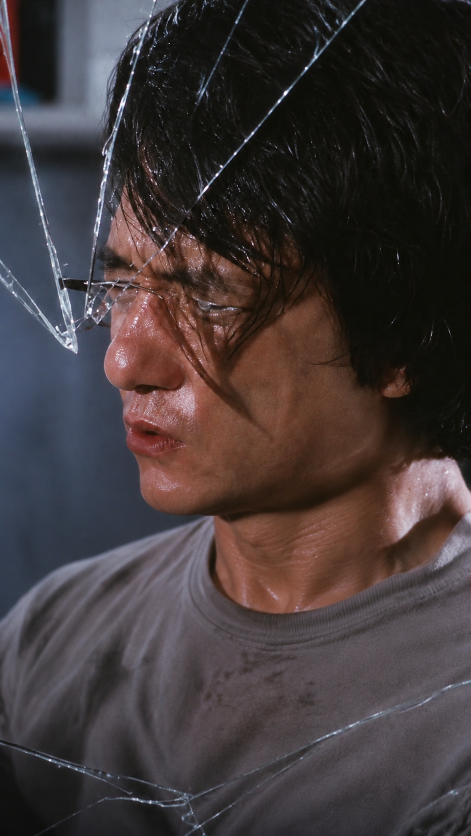
#> input picture out/miniatures-gabarits-2026-11-14/fonds/19.png, 941 x 1672 px (shown at 1/2 size)
$ python -i miniatures_hpb.py   (imports and definitions only)
#> lines starting #> are read from the running program, lines starting #| are printed output that depends on the picture; after the words box and inside, x2 and y2 are one past the last pixel; in counts of white or black regions, pixels touching at a corner belong together
# Miniatures HPB v4 : fichiers séparés de la vidéo. Logo HPB validé (lettres évidées) seul en haut à droite,
# titre dans un des cinq styles de STYLES, choisi par dossier.
# Usage, depuis la racine du dépôt :
#   python miniatures_hpb.py            -> toutes les miniatures + planche
#   python miniatures_hpb.py 31 43      -> seulement ces dossiers
# Les fonds sont de vraies images (plans d'ouverture sans titre), rangées dans assets/miniatures-v2/fonds/.
# Rien n'est généré par IA : recadrage, étalonnage et texte seulement.
import math
import sys
from pathlib import Path

import numpy as np
from PIL import Image, ImageDraw, ImageFont, ImageEnhance, ImageFilter, ImageChops

ROOT = Path(__file__).resolve().parent
FONDS = ROOT / 'assets/miniatures-v2/fonds'
SORTIE = ROOT / 'out/miniatures-v4'  # v2 (contour) et v3 (plaques bleues partout) restent dans leurs dossiers
LOGO = ROOT / 'identite/histoires-pas-banales/logos/symbole-couleur.png'
LOGO_VALIDE = ROOT / 'identite/histoires-pas-banales/logos/hpb-reference-propre-v1.png'
# x, y, largeur, hauteur. Descendu à y = 234 le 14 novembre 2026 (demande de Marc) : le jaune commence à la rangée
# 262, dans la zone que garde la grille 3:4 du profil TikTok (rangées 240 à 1680).
BOITE_LOGO = (800, 234, 240, 240)
POPPINS = ROOT / 'assets/fonts/Poppins-ExtraBold.ttf'
IMPACT = Path('C:/Windows/Fonts/impact.ttf')
BEBAS = ROOT / 'assets/fonts/BebasNeue-Regular.ttf'
ARIAL_BLACK = Path('C:/Windows/Fonts/ariblk.ttf')
FRANKLIN = Path('C:/Windows/Fonts/framd.ttf')
SEGOE_BLACK = Path('C:/Windows/Fonts/seguibl.ttf')
# Polices libres (Google Fonts, licence OFL dans assets/fonts/licences), choisies le 14 novembre 2026 parce qu'elles
# collent le mieux aux lettres des maquettes, qui ont été dessinées par ImageGen et ne sortent d'aucune vraie police.
GOLDMAN = ROOT / 'assets/fonts/Goldman-Bold.ttf'
RUSSO = ROOT / 'assets/fonts/RussoOne-Regular.ttf'
SQUADA = ROOT / 'assets/fonts/SquadaOne-Regular.ttf'
EPAULES_900 = (ROOT / 'assets/fonts/BigShouldersDisplay-Variable.ttf', 900)
EPAULES_800 = (ROOT / 'assets/fonts/BigShouldersDisplay-Variable.ttf', 800)
MONTSERRAT_900 = (ROOT / 'assets/fonts/Montserrat-Variable.ttf', 900)

L, H = 1080, 1920
ENCRE, JAUNE, PAPIER, CORAIL = '#12151C', '#FFE24A', '#F7F3E9', '#FF624E'
BLANC = '#FFFFFF'
PENTE = 0.20          # inclinaison des plaques et de l'italique
MARGE_G = 64          # bord gauche du bloc titre (au pied de la dernière ligne)
LARGEUR_MAX = 955     # largeur maximale d'une ligne, plaque comprise
# TikTok recadre la grille du profil en 3:4 : seules les lignes 240 à 1680 restent visibles.
HAUT_BANDEAU = 262
BAS_TITRE = 1440


def rgb(c, a=255):
    c = c.lstrip('#')
    return tuple(int(c[i:i + 2], 16) for i in (0, 2, 4)) + (a,)


# [23 lines left out: functions police, fond_portrait, not called in this run]


def preparer_fond(src, zoom=1.0, centre=(0.5, 0.5), miroir=False, contraste=1.14, saturation=1.28,
                  luminosite=1.0, voile_bas=0.78, voile_haut=0.45, portrait=None, vignette=True):
#> called with zoom = 1, centre = (0.5, 0.5), miroir = False, contraste = 1.14, saturation = 1.28, luminosite = 1, voile_bas = 0.78, voile_haut = 0.45
    im = Image.open(src).convert('RGB')
#> im is the input picture: PIL image 941x1672 RGB; mean R, G, B 65.8, 56.9, 57.9
    if portrait:
        im = fond_portrait(im, **portrait)
    if miroir:
        im = im.transpose(Image.Transpose.FLIP_LEFT_RIGHT)
    # Remplir 1080x1920 puis zoomer autour du point d'intérêt.
    e = max(L / im.width, H / im.height) * zoom
    im = im.resize((round(im.width * e), round(im.height * e)), Image.Resampling.LANCZOS)
#> im: PIL image 1081x1920 RGB
    x = min(max(round(im.width * centre[0] - L / 2), 0), im.width - L)
    y = min(max(round(im.height * centre[1] - H / 2), 0), im.height - H)
    im = im.crop((x, y, x + L, y + H))
#> im: PIL image 1080x1920 RGB
    im = ImageEnhance.Contrast(im).enhance(contraste)
    im = ImageEnhance.Color(im).enhance(saturation)
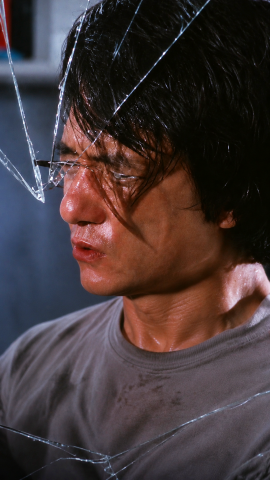
#> im: PIL image 1080x1920 RGB (shown at 1/4 size); mean R, G, B 67.6, 54.8, 56.1
    im = ImageEnhance.Brightness(im).enhance(luminosite)
    im = im.filter(ImageFilter.UnsharpMask(radius=2.2, percent=70, threshold=2))
    # Voiles encre : en haut pour le bandeau, en bas pour le titre. Le sujet reste clair au milieu.
    masque = Image.new('L', (1, H))
    for yy in range(H):
        haut = max(0.0, 1 - yy / 520) ** 1.6 * voile_haut
        bas = max(0.0, (yy - 820) / (H - 820)) ** 1.25 * voile_bas
        masque.putpixel((0, yy), round(255 * min(1.0, haut + bas)))
    masque = masque.resize((L, H))
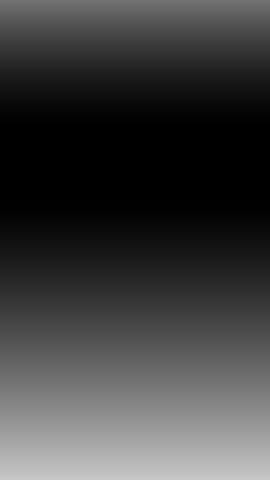
#> masque: PIL image 1080x1920 L (shown at 1/4 size); min 0, max 199, mean 62.6
    im.paste(Image.new('RGB', (L, H), ENCRE), (0, 0), masque)
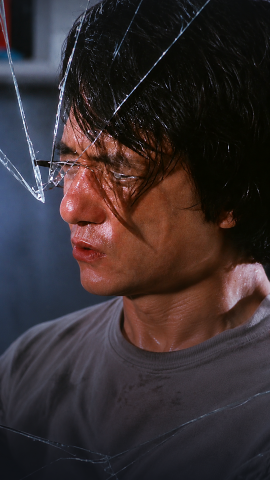
#> im: PIL image 1080x1920 RGB (shown at 1/4 size); mean R, G, B 55.2, 45.3, 47.3
    # Vignette légère.
    v = Image.new('L', (L, H), 0)
#> v: PIL image 1080x1920 L; every value is 0
    ImageDraw.Draw(v).ellipse((-260, -200, L + 260, H + 200), fill=255)
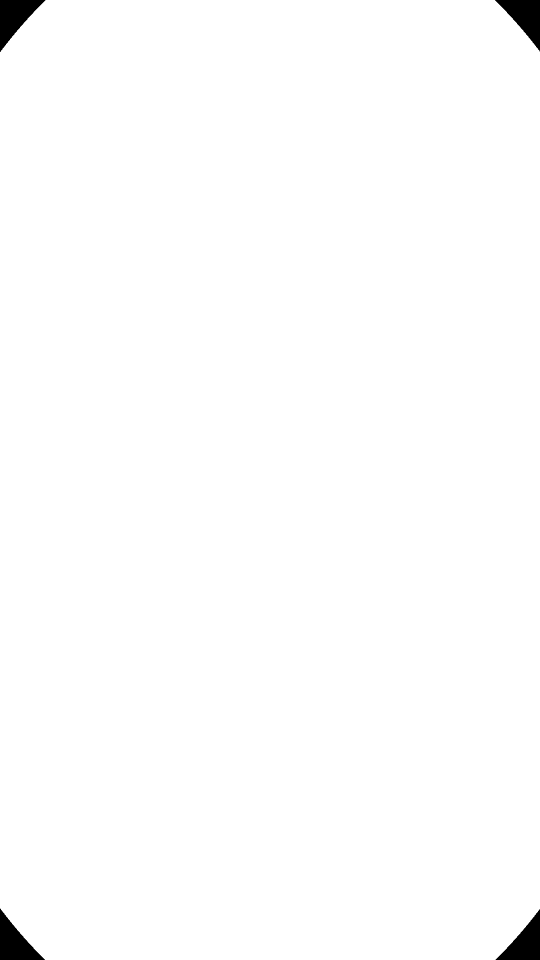
#> v: PIL image 1080x1920 L (shown at 1/2 size); 99.1% white; 4 black regions, box (x1, y1, x2, y2) and area: (0, 0, 91, 104) 4546, (0, 1817, 90, 1920) 4455, (990, 0, 1080, 103) 4442, (991, 1818, 1080, 1920) 4352
    v = v.filter(ImageFilter.GaussianBlur(220))
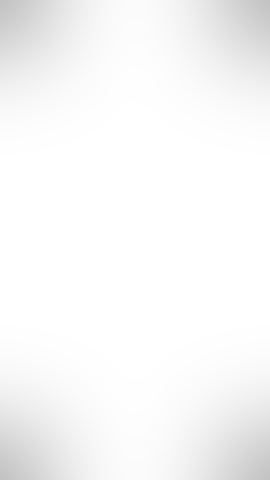
#> v: PIL image 1080x1920 L (shown at 1/4 size); min 193, max 255, mean 247.9
    sombre = ImageEnhance.Brightness(im).enhance(0.62)
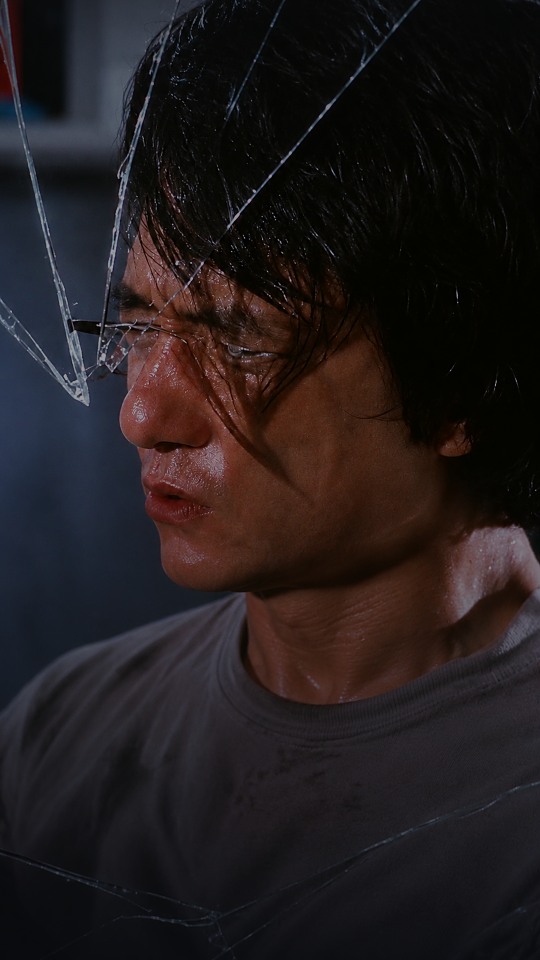
#> sombre: PIL image 1080x1920 RGB (shown at 1/2 size); mean R, G, B 33.8, 27.6, 28.9
    return (Image.composite(im, sombre, v) if vignette else im).convert('RGBA')


MAQUETTES = ROOT / 'out/miniatures-10-variantes-2026-11-12'


# [79 lines left out: functions etalonner, bandeau_chaine, ombre_portee, halo_sombre, not called in this run]


# ---------------------------------------------------------------- titre
# Cinq styles de titre retenus par Marc le 13 novembre 2026 (pop, course, autocollant, magazine, jaune), repris des maquettes de out/miniatures-10-variantes-2026-11-12 (typographie refaite ici,
# sans génération d'image). Chaque style donne (encre, fond) pour la première ligne, les lignes du milieu et la
# dernière ; fond None = texte nu avec ombre dure.
BLEU, ROSE, ROUGE, VIOLET = '#1A1FD8', '#FF1F8E', '#E8141C', '#7A2BFF'
STYLES = {
    # Les quatre styles « calés » reprennent au pixel les maquettes 06, 07, 08 et 10 (1080x1920). Tout est en
    # proportion de la hauteur des capitales (cap) : etire = largeur des lettres, gras = épaississement,
    # pente_texte = italique, pente = biais de la plaque, pad_* = marges de la plaque, espace = blanc entre les mots.
    # dx, avant, dx_texte, ombres et socles sont en pixels, pour la taille de la maquette.
    # Maquette 06 : plaques bleues #0014BF puis jaune #FCEF02, biais 0,39, ombre rose #FA0170 décalée de (-32, 28),
    # « TOP 10 » en italique large, les deux autres lignes droites, barre jaune au pied de la première plaque.
    'pop': dict(cale=True, ancre=(88, 1454), pente=0.39, ombre=('#FA0170', -32, 28), accent='#FCEF02',
                debut=dict(fonte=GOLDMAN, cap=91, etire=1.10, gras=0.018, pente_texte=0.24, espace=0.46, encre='#FAFAFC',
                           fond='#0014BF', pad_x=0.62, pad_haut=0.235, pad_bas=0.175, dx=12, dx_texte=4),
                milieu=dict(fonte=RUSSO, cap=73, etire=1.225, gras=0.018, pente_texte=0.0, espace=0.445, encre='#FAFAFC',
                            fond='#0014BF', pad_x=0.67, pad_haut=0.23, pad_bas=0.30, dx=14, dx_texte=6),
                fin=dict(fonte=RUSSO, cap=67, etire=0.975, gras=0.018, pente_texte=0.03, espace=0.375, encre='#04070E',
                         fond='#FCEF02', pad_x=0.68, pad_haut=0.28, pad_bas=0.31, avant=2, dx_texte=-1)),
    # Maquette 07 : Squada One et Big Shoulders Display en italique 0,44 ; plaques rouges #E61B02 au biais 0,49, ombre marine décalée de
    # (24, 24) ; ligne du milieu sans plaque, avec la même ombre marine.
    'course': dict(cale=True, ancre=(56, 1302), fonte=SQUADA, gras=0, pente_texte=0.44, pente=0.49, encre='#FCFCFC',
                   ombre=('#050A26', 24, 24), ombre_texte=('#050A26', 11, 8),
                   debut=dict(cap=91, etire=1.46, espace=0.47, fond='#E61B02', pad_x=0.74, pad_haut=0.17, pad_bas=0.20, dx=12,
                              dx_texte=6),
                   milieu=dict(fonte=EPAULES_900, cap=87, etire=1.173, espace=0.37, fond=None, avant=10, dx=42),
                   fin=dict(cap=86, etire=1.0, espace=0.38, fond='#E61B02', pad_x=0.40, pad_haut=0.21, pad_bas=0.21, avant=14,
                            dx_texte=0)),
    # Maquette 08 : lettres blanches à gros contour noir et relief vers le bas à droite, penchées de 0,85° ; plaque
    # jaune #FCDB18 penchée de 2,3° sur un socle violet puis noir.
    'autocollant': dict(cale=True, ancre=(84, 1413), rotation=0.85, pente_texte=0.14, contour=0.068, relief=(0.12, 0.12),
                        debut=dict(fonte=MONTSERRAT_900, cap=127, etire=0.857, gras=0, espace=0.25, encre='#FDFDFD', fond=None, dx=128),
                        milieu=dict(fonte=MONTSERRAT_900, cap=72, etire=0.896, gras=0, espace=0.43, encre='#FDFDFD', fond=None,
                                    avant=14, dx=53),
                        fin=dict(fonte=SEGOE_BLACK, cap=84, etire=0.925, gras=0.013, pente_texte=0.19, pente=0.2, encre='#050505',
                                 fond='#FCDB18', pad_x=0.38, pad_haut=0.25, pad_bas=0.345, avant=22, rot=1.45, dx_texte=6,
                                 socle=[('#000000', 4, 20, 0), ('#9904E7', 0, 13, 0.5)], contour=0, relief=None)),
    # Maquette 10 : Impact resserré en italique 0,21 sur deux plaques jaunes #FBD400, le tout penché de 5,94° ; ombre
    # noire floue sous chaque plaque. Retouche de Marc (15 novembre 2026, dossier 50 : « le cadre jaune n'épouse pas le
    # texte, les angles ne sont pas équivalents entre droite et gauche ») : les deux bords de chaque plaque suivent
    # l'italique (biais 0,21, au lieu de 0,22 à gauche et 0,375 à droite sur la seconde plaque) et le texte est centré
    # (dx_texte 0, au lieu de -12 et 6) : même marge à gauche et à droite.
    'jaune': dict(cale=True, ancre=(68, 1334), rotation=5.94, fonte=IMPACT, gras=0, etire=0.82, pente_texte=0.21, pente=0.21,
                  encre='#0A0A0A', ombre_floue=('#000000', 5, 13, 5, 235),
                  debut=dict(cap=95, espace=0.30, fond='#FBD400', pad_x=0.285, pad_haut=0.20, pad_bas=0.22, dx=31),
                  milieu=dict(cap=95, espace=0.30, fond='#FBD400', pad_x=0.285, pad_haut=0.20, pad_bas=0.22, avant=17, dx=31),
                  fin=dict(cap=141, etire=0.80, espace=0.245, fond='#FBD400', pad_x=0.34, pad_haut=0.16, pad_bas=0.19, avant=17)),
    # Maquette 09, mesurée au pixel (1080x1920) : POGBA capitales de 220 px, fûts de 43 ; plaque rouge #FA3332 de
    # 147 px qui dépasse de 16 à gauche, mot en Arial Black ; dernière ligne jaune #FBF94E de 159 px, fûts de 25,
    # amorce blanche de 107 px posée 12 px plus bas, à 24 px du corps ; 11 à 14 px entre les lignes ; aucune ombre dure.
    'magazine': dict(fonte=IMPACT, echelle=1.0, sans_ombre=True, halo=True, debord=16, dx_fin=-10, ecart=10,
                     debut=dict(encre='#FCFCFC', fond=None, haut=1.25, etire=1.03),
                     milieu=dict(encre='#FDFCFC', fond='#FA3332', fonte=ARIAL_BLACK, etire=0.889, pad_x=0.135, pad_haut=0.013, pad_y=0.02,
                                 accent_h=0.104, queue=0.08),
                     fin=dict(encre='#FBF94E', fond=None, haut=1.51, etire=1.05, espace=0.16, amorce=0.66, amorce_bas=0.05,
                              amorce_ecart=0.14)),
}


# [89 lines left out: functions incliner, ligne, not called in this run]


def hauteur_capitales(fonte):
    bb = police(fonte, 1000).getbbox('H')
    return (bb[3] - bb[1]) / 1000


BORD = 0.36  # place gardée au-dessus des capitales (accents), en proportion de leur hauteur


# [197 lines left out: functions ligne_calee, tourner, bloc_cale, teinte, bloc_titre, not called in this run]


# ---------------------------------------------------------------- dossiers
def N(t, taille=None):  # une ligne du titre ; couleurs, plaques et taille viennent du style du dossier.
    # taille : corps de la police pour le style magazine, hauteur des capitales en pixels pour les styles calés.
    return dict(texte=t, taille=taille)


P = N  # ancien nom de la dernière ligne (plaque jaune de la v3)

KANE = dict(fond='../sources/kane-2018-07-03.jpg', portrait=dict(echelle=0.74, haut=392, cx=0.53), saturation=1.12, voile_haut=0.2,
            yeux=(478, 880, 470, 104, -2))

# Variante d'exception (Marc, 14 novembre 2026, dossier 43) : plaques jaune HPB #FFE447 et texte marine, pour que le titre
# ressorte sur une moto rouge. Le reste du style course est inchangé.
STYLES['course_jaune'] = {**STYLES['course'],
                          'debut': {**STYLES['course']['debut'], 'fond': '#FFE447', 'encre': '#050A26'},
                          'fin': {**STYLES['course']['fin'], 'fond': '#FFE447', 'encre': '#050A26'}}


DOSSIERS = {
    13: dict(fond='13.png', style='pop', centre=(0.5, 0.42), zoom=1.12, lignes=[N('SE PESER'), P("DANS L'ESPACE ?")]),
    14: dict(fond='14.png', style='magazine', voile_bas=0.25, bas=1230, lignes=[N('TOP 3', 216), N('VOITURES', 154), P('LES PLUS|RAPIDES', 129)]),
    17: dict(fond='17.png', style='autocollant', centre=(0.5, 0.40), zoom=1.18, lignes=[N('TOP 3'), N('ANIMAUX'), P('LES PLUS RAPIDES')]),
    20: dict(fond='20.png', style='pop', lignes=[N('TOP 3'), N('TÉLÉPHONES'), P('LES PLUS CHERS')]),
    24: dict(fond='24.png', style='jaune', etalon=('10-fusee-yellow.png', (880, 1360)), lignes=[N('POURQUOI INONDER'), P('UNE FUSÉE ?')]),
    25: dict(fond='25.png', style='course', lignes=[N('TOP 3'), N('MONTAGNES RUSSES'), P('LES PLUS RAPIDES')]),
    # fond déjà étalonné sur la maquette par assets/miniatures-v2/fond_31_cagoule.py : aucun réglage ici
    31: dict(fond='31-cagoule.png', style='magazine', contraste=1.0, saturation=1.0, voile_bas=0, voile_haut=0,
             vignette=False, bas=1514, dx=24, lignes=[N('POGBA', 216), N('BRAQUÉ', 154), P("POUR|13 MILLIONS D'EUROS", 129)]),  # « d'euros » : Marc, 14 novembre 2026
    # Image réelle : tribune en fête, plan Pexels 16472277 à 2,6 s (image entière 1080x1920, ffmpeg). Illustration, pas le
    # match de 2002. Variante en vue aérienne (Pexels 40867849) : fonds/33-aerien.png.
    33: dict(fond='33.png', style='autocollant', bas=1520, lignes=[N('149'), N('BUTS CONTRE'), P('LEUR CAMP')]),
    # Commons « Renault vs BMW Singapore GP 2008 » (Erik Estrada, CC BY-SA 2.0), recadrée sur la Renault sans le
    # filigrane ni le cadre du photographe. La voiture est en bas : titre en haut, sous le logo.
    35: dict(fond='35-singapour.png', style='course', bas=900, lignes=[N('RENAULT A FAIT'), N('CRASHER'), P('SON PILOTE')]),
    # Commons : Alonso sur sa McLaren MP4-22, Canada 2007 (Mark McArdle, CC BY-SA 2.0), photo sur toute la largeur en
    # haut (voiture vers la rangée 700) et fondu vers l'encre en bas, sous le titre.
    36: dict(fond='36-mclaren.png', style='magazine', voile_bas=0, bas=1530,
             lignes=[N('McLAREN', 216), N('TRAHIE', 154), P('PAR UNE|PHOTOCOPIE', 129)]),
    # Commons « Hong Myung-Bo.jpg » (Republic of Korea, 2013, CC BY-SA 2.0).
    # Style magazine : en autocollant, la 1re ligne (calibrée pour « TOP 3 » ou « 149 ») sortait du cadre.
    39: dict(fond='39-hong.png', style='magazine', bas=1530,
             lignes=[N('BOYCOTTÉ', 196), N('DANS SON', 140), P('PROPRE|PAYS', 129)]),
    40: dict(KANE, style='autocollant', bas=1520, lignes=[N('TOP 10'), N('BUTS LES PLUS'), P('DÉGUEULASSES')]),
    42: dict(fond='42.png', style='pop', etalon=('06-ballons-pop.png', (1080, 1500)), lignes=[N('TOP 10'), N('PLUS BEAUX'), P('BALLONS DE FOOT')]),
    # 43 : fond net du film officiel Ducati « New Panigale V4 R | Racing is just the beginning » (4K, 46,3 s), réglages
    # propres à la photo (l'étalonnage sur la maquette teintait l'image en orange) ; ancien fond flou : 43-ancien-flou.png.
    43: dict(fond='43-ducati-4k-46s.png', style='course_jaune', zoom=1.0, centre=(0.27, 0.5), contraste=1.10, saturation=1.08,
             luminosite=1.02, voile_haut=0.12, voile_bas=0.30, lignes=[N('TOP 3'), N('MOTOS DE SÉRIE'), P('LES PLUS RAPIDES')]),
    44: dict(KANE, style='autocollant', bas=1520, lignes=[N('TOP 5'), N('BUTS LES PLUS'), P('DÉGUEULASSES')]),
    # Ed Betz / AP Photo, reproduite par HISTORY : policier du comté de Nassau un Black Friday contemporain (au plan 1 de la variante photos seulement, pas dans
    # la vidéo publiée). Pas la police de Philadelphie des années 1960. Fond = source sans ses 650 rangées du haut, pour
    # que POLICE reste au-dessus du titre.
    45: dict(fond='45-policier.jpg', style='magazine', centre=(0.72, 0.5), bas=1530,
             lignes=[N('BLACK FRIDAY', 196), N('LE CAUCHEMAR', 140), P('DES|FLICS', 129)]),
    # Al Jazeera English 45Opoq89Lfc (12 avril 2017) à 32 s : le vrai bus du BVB la nuit de l'attentat, gyrophares,
    # enquêteur dans l'habitacle. Recadré sur le bus, sans le logo Al Jazeera (bas gauche). Remplace le gros plan flou
    # du prévenu (euronews 720p agrandi 2,7 fois).
    47: dict(fond='47-bus-aljazeera.png', style='magazine', centre=(0.48, 0.5), contraste=1.10, saturation=1.10,
             luminosite=1.12, voile_haut=0.20, bas=1530,
             lignes=[N('DORTMUND', 196), N('ATTENTAT', 140), P('POUR|LA BOURSE', 129)]),
    # Red Bull FHtvDA0W34I (Mission Highlights, 2012) à 51,5 s : Felix Baumgartner sur la marche de la capsule
    # Stratos, la Terre en dessous, juste avant le saut. Source 1080p : fond agrandi 1,78 fois.
    49: dict(fond='49-stratos-capsule-51s.png', style='course', centre=(0.6, 0.5), contraste=1.10, saturation=1.10,
             luminosite=1.04, voile_haut=0.15, voile_bas=0.55,
             lignes=[N('TOP 3'), N('RECORDS DE VITESSE'), N('LES PLUS FOUS'), P('SANS MOTEUR')]),
    # Brandon Martin / Rice University (1JOS6hMHIUM, 25 juillet 2022, 4K) à 114,55 s : la vraie araignée-loup morte,
    # pince en train de soulever l'autre araignée. Recadrée à droite du support noir et au-dessus de « = 0 kPa ».
    50: dict(fond='50-araignee-rice-114s.png', style='jaune', contraste=1.12, saturation=1.12, luminosite=0.99,
             voile_haut=0.07, voile_bas=0.15, vignette=False, bas=1505,
             lignes=[N('ELLE EST MORTE'), N('MAIS ELLE ATTRAPE')]),
    # BBC World Service, Witness History (3V-56_oPLoA, 31 août 2023) à 16,0 s : photo d'un robot jockey sur son chameau,
    # selle aux couleurs émiraties, fouet en arc. Recadrage 607x1080 à x=520, sans le logo BBC ni texte incrusté.
    # Remplace deux fonds Al Marmoom jugés peu lisibles par Marc le 16 novembre 2026 (51-marmoom-robot-24s*.png).
    51: dict(fond='51-bbc-robot-drapeau-16s.png', style='magazine', contraste=1.08, saturation=1.08, luminosite=1.0,
             voile_haut=0.06, bas=1530, lignes=[N('CE JOCKEY', 196), N('A REMPLACÉ', 140), P('DES|ENFANTS', 129)]),
    # Erik van Leeuwen (bron: Wikipedia), « 2018 European Athletics Championships Day 2 (05) », Wikimedia Commons, GFDL,
    # 7 août 2018 : Kevin Mayer à Berlin le jour de son zéro, mains derrière la tête. Source 1200x800 recadrée sur
    # x = 230 à 970, posée en portrait agrandi 1,9 fois. Remplace l'image INFOLOGIC (53-mayer-mains-tete-52s.png) et le
    # titre « ZÉRO POINT / 40 JOURS APRÈS / RECORD DU MONDE », que Marc ne comprenait pas (16 novembre 2026).
    53: dict(fond='53-mayer-berlin-van-leeuwen.jpg', portrait=dict(echelle=1.9, haut=120, cx=0.5), style='magazine',
             contraste=1.06, saturation=1.08, luminosite=1.0, voile_haut=0.05, voile_bas=0.55, bas=1530,
             lignes=[N('IL A FAIT ZÉRO', 196), N('PUIS IL A BATTU', 140), P('LE|RECORD DU MONDE', 129)]),
}


# [50 lines left out: functions logo_valide, composer, not called in this run]


# Zone sûre, commune à TikTok et YouTube (14 novembre 2026, demande de Marc : « chaque miniature affiche correctement
# le titre dans TikTok et dans YouTube, ainsi que le logo »). Sur 1080x1920 :
# - la grille 3:4 du profil TikTok ne garde que les rangées 240 à 1680, et pose le compteur de vues en bas à gauche ;
# - YouTube montre le 9:16 entier, mais écrit le titre et les vues sur le bas des vignettes Shorts (appli mobile).
# Le titre (lettres et plaques) tient donc entre ZONE_HAUT et ZONE_BAS, dans les marges latérales ; le logo, à
# BOITE_LOGO, commence sous ZONE_HAUT. Une miniature hors zone n'est pas écrite.
ZONE_HAUT, ZONE_BAS, ZONE_MARGE = 240, 1540, 24
ZONES = {}


def boite_opaque(calque, seuil=128):
    """Boîte des pixels nettement opaques (ignore ombres et liserés très transparents)."""
    return calque.getchannel('A').point(lambda v: 255 if v >= seuil else 0).getbbox()


# [50 lines left out: functions hors_zone, controle_zones, main, not called in this run]


# [2 lines not run here, left out]

>>> result = preparer_fond('out/miniatures-gabarits-2026-11-14/fonds/19.png')
